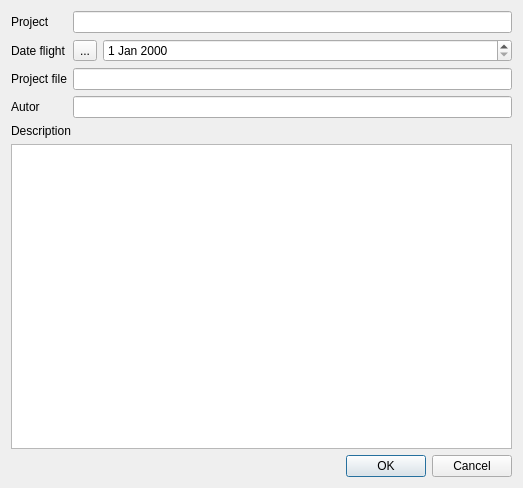
<?xml version="1.0" encoding="UTF-8"?>
<ui version="4.0">
 <class>NewProjectDialog</class>
 <widget class="QDialog" name="NewProjectDialog">
  <property name="geometry">
   <rect>
    <x>0</x>
    <y>0</y>
    <width>523</width>
    <height>488</height>
   </rect>
  </property>
  <property name="windowTitle">
   <string>Dialog</string>
  </property>
  <layout class="QVBoxLayout" name="verticalLayout_2">
   <item>
    <layout class="QGridLayout" name="gridLayout">
     <item row="0" column="0">
      <widget class="QLabel" name="labelProject">
       <property name="text">
        <string>Project</string>
       </property>
      </widget>
     </item>
     <item row="0" column="1" colspan="2">
      <widget class="QLineEdit" name="lineEditProject"/>
     </item>
     <item row="1" column="0">
      <widget class="QLabel" name="labelDateFlight">
       <property name="text">
        <string>Date flight</string>
       </property>
      </widget>
     </item>
     <item row="1" column="1">
      <widget class="QToolButton" name="toolButtonDateFlight">
       <property name="text">
        <string>...</string>
       </property>
      </widget>
     </item>
     <item row="1" column="2">
      <widget class="QDateEdit" name="dateEditDateFlight">
       <property name="sizePolicy">
        <sizepolicy hsizetype="Expanding" vsizetype="Fixed">
         <horstretch>0</horstretch>
         <verstretch>0</verstretch>
        </sizepolicy>
       </property>
      </widget>
     </item>
     <item row="2" column="0">
      <widget class="QLabel" name="labelProjectFile">
       <property name="text">
        <string>Project file</string>
       </property>
      </widget>
     </item>
     <item row="2" column="1" colspan="2">
      <widget class="QLineEdit" name="lineEditProjectFile"/>
     </item>
     <item row="3" column="0">
      <widget class="QLabel" name="labelAutor">
       <property name="text">
        <string>Autor</string>
       </property>
      </widget>
     </item>
     <item row="3" column="1" colspan="2">
      <widget class="QLineEdit" name="lineEditAutor"/>
     </item>
    </layout>
   </item>
   <item>
    <layout class="QVBoxLayout" name="verticalLayout">
     <item>
      <widget class="QLabel" name="labelDescription">
       <property name="text">
        <string>Description</string>
       </property>
      </widget>
     </item>
     <item>
      <widget class="QTextEdit" name="textEditDescription"/>
     </item>
    </layout>
   </item>
   <item>
    <widget class="QDialogButtonBox" name="buttonBox">
     <property name="orientation">
      <enum>Qt::Horizontal</enum>
     </property>
     <property name="standardButtons">
      <set>QDialogButtonBox::Cancel|QDialogButtonBox::Ok</set>
     </property>
    </widget>
   </item>
  </layout>
 </widget>
 <resources/>
 <connections>
  <connection>
   <sender>buttonBox</sender>
   <signal>accepted()</signal>
   <receiver>NewProjectDialog</receiver>
   <slot>accept()</slot>
   <hints>
    <hint type="sourcelabel">
     <x>248</x>
     <y>254</y>
    </hint>
    <hint type="destinationlabel">
     <x>157</x>
     <y>274</y>
    </hint>
   </hints>
  </connection>
  <connection>
   <sender>buttonBox</sender>
   <signal>rejected()</signal>
   <receiver>NewProjectDialog</receiver>
   <slot>reject()</slot>
   <hints>
    <hint type="sourcelabel">
     <x>316</x>
     <y>260</y>
    </hint>
    <hint type="destinationlabel">
     <x>286</x>
     <y>274</y>
    </hint>
   </hints>
  </connection>
 </connections>
</ui>
